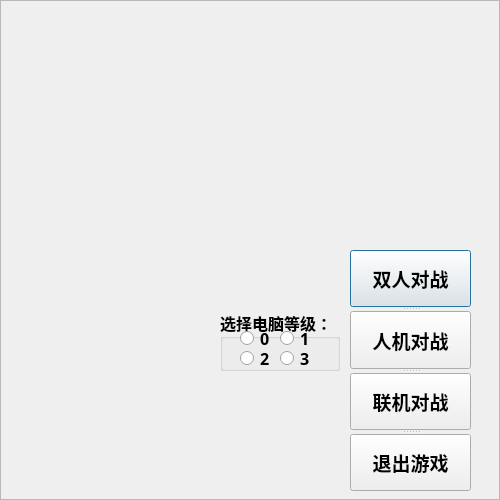
<?xml version="1.0" encoding="UTF-8"?>
<ui version="4.0">
 <class>MainView</class>
 <widget class="QDialog" name="MainView">
  <property name="geometry">
   <rect>
    <x>0</x>
    <y>0</y>
    <width>500</width>
    <height>500</height>
   </rect>
  </property>
  <property name="minimumSize">
   <size>
    <width>500</width>
    <height>500</height>
   </size>
  </property>
  <property name="maximumSize">
   <size>
    <width>500</width>
    <height>500</height>
   </size>
  </property>
  <property name="windowTitle">
   <string>Dialog</string>
  </property>
  <widget class="QFrame" name="frame">
   <property name="geometry">
    <rect>
     <x>0</x>
     <y>0</y>
     <width>500</width>
     <height>500</height>
    </rect>
   </property>
   <property name="styleSheet">
    <string notr="true">border-image: url(:/image/image/menuphoto.png);</string>
   </property>
   <property name="frameShape">
    <enum>QFrame::StyledPanel</enum>
   </property>
   <property name="frameShadow">
    <enum>QFrame::Raised</enum>
   </property>
   <widget class="QSplitter" name="splitter">
    <property name="geometry">
     <rect>
      <x>350</x>
      <y>250</y>
      <width>121</width>
      <height>241</height>
     </rect>
    </property>
    <property name="styleSheet">
     <string notr="true">border-image: url(:/image/image/empty.png);</string>
    </property>
    <property name="orientation">
     <enum>Qt::Vertical</enum>
    </property>
    <widget class="QPushButton" name="mode0">
     <property name="font">
      <font>
       <family>Adobe 黑体 Std R</family>
       <pointsize>14</pointsize>
       <weight>75</weight>
       <bold>true</bold>
      </font>
     </property>
     <property name="styleSheet">
      <string notr="true">border-image: url(:/image/image/empty.png);</string>
     </property>
     <property name="text">
      <string>双人对战</string>
     </property>
    </widget>
    <widget class="QPushButton" name="mode1">
     <property name="font">
      <font>
       <family>Adobe 黑体 Std R</family>
       <pointsize>14</pointsize>
       <weight>75</weight>
       <bold>true</bold>
      </font>
     </property>
     <property name="styleSheet">
      <string notr="true">border-image: url(:/image/image/empty.png);</string>
     </property>
     <property name="text">
      <string>人机对战</string>
     </property>
    </widget>
    <widget class="QPushButton" name="mode2">
     <property name="font">
      <font>
       <family>Adobe 黑体 Std R</family>
       <pointsize>14</pointsize>
       <weight>75</weight>
       <bold>true</bold>
      </font>
     </property>
     <property name="text">
      <string>联机对战</string>
     </property>
    </widget>
    <widget class="QPushButton" name="exit">
     <property name="font">
      <font>
       <family>Adobe 黑体 Std R</family>
       <pointsize>14</pointsize>
       <weight>75</weight>
       <bold>true</bold>
      </font>
     </property>
     <property name="styleSheet">
      <string notr="true">border-image: url(:/image/image/empty.png);</string>
     </property>
     <property name="text">
      <string>退出游戏</string>
     </property>
    </widget>
   </widget>
   <widget class="QGroupBox" name="level">
    <property name="geometry">
     <rect>
      <x>220</x>
      <y>310</y>
      <width>120</width>
      <height>61</height>
     </rect>
    </property>
    <property name="font">
     <font>
      <family>Adobe 黑体 Std R</family>
      <pointsize>12</pointsize>
      <weight>75</weight>
      <bold>true</bold>
     </font>
    </property>
    <property name="styleSheet">
     <string notr="true">border-image: url(:/image/image/empty.png);</string>
    </property>
    <property name="title">
     <string>选择电脑等级：</string>
    </property>
    <widget class="QRadioButton" name="level0">
     <property name="geometry">
      <rect>
       <x>20</x>
       <y>20</y>
       <width>31</width>
       <height>16</height>
      </rect>
     </property>
     <property name="font">
      <font>
       <weight>75</weight>
       <bold>true</bold>
      </font>
     </property>
     <property name="text">
      <string>0</string>
     </property>
    </widget>
    <widget class="QRadioButton" name="level1">
     <property name="geometry">
      <rect>
       <x>60</x>
       <y>20</y>
       <width>31</width>
       <height>16</height>
      </rect>
     </property>
     <property name="font">
      <font>
       <weight>75</weight>
       <bold>true</bold>
      </font>
     </property>
     <property name="text">
      <string>1</string>
     </property>
    </widget>
    <widget class="QRadioButton" name="level2">
     <property name="geometry">
      <rect>
       <x>20</x>
       <y>40</y>
       <width>31</width>
       <height>16</height>
      </rect>
     </property>
     <property name="font">
      <font>
       <weight>75</weight>
       <bold>true</bold>
      </font>
     </property>
     <property name="text">
      <string>2</string>
     </property>
    </widget>
    <widget class="QRadioButton" name="level3">
     <property name="geometry">
      <rect>
       <x>60</x>
       <y>40</y>
       <width>31</width>
       <height>16</height>
      </rect>
     </property>
     <property name="font">
      <font>
       <weight>75</weight>
       <bold>true</bold>
      </font>
     </property>
     <property name="text">
      <string>3</string>
     </property>
    </widget>
   </widget>
  </widget>
 </widget>
 <resources/>
 <connections/>
</ui>
